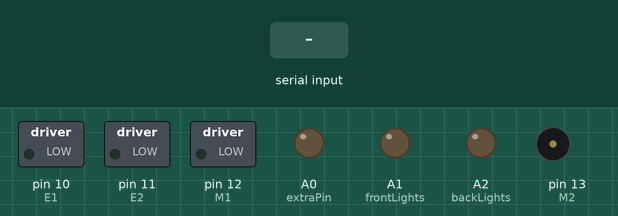
Recording of a sketch running on a simulated Arduino Uno, built with avr-gcc and run on an emulated ATmega328P. Shown: switched loads named in the sketch (green lamp = pin HIGH), output pins drawn as LEDs (lit = HIGH), buzzer (waves = sounding). Dashed ring = blinking. The inputs (shaded band) are chosen by the test bench.

Above: at 1.2 s.
1.3 s: "X" received over Serial
At 1.42 s:
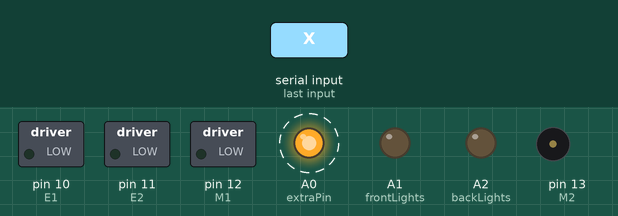
4.3 s: byte 66 ('B') received over Serial
At 4.43 s:
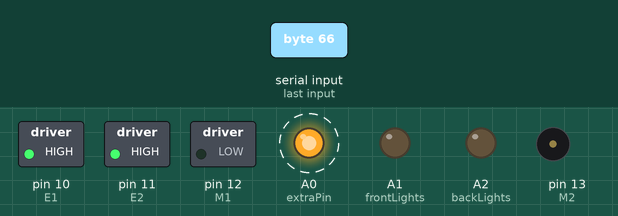
7.3 s: byte 82 ('R') received over Serial
At 7.45 s:
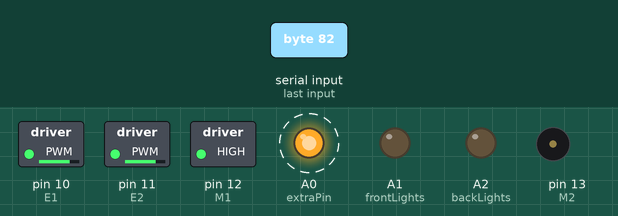
10.3 s: byte 83 ('S') received over Serial
At 10.46 s:
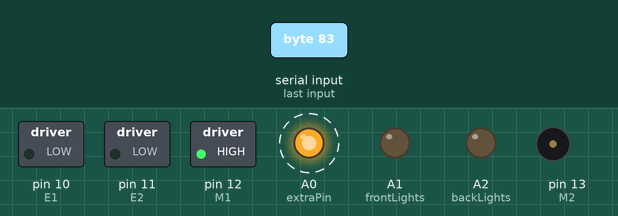
13.3 s: "V" received over Serial
At 13.47 s:
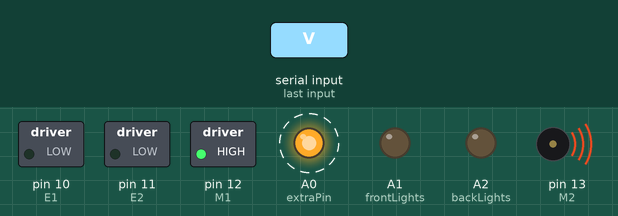
16.3 s: "W" received over Serial
At 16.48 s:
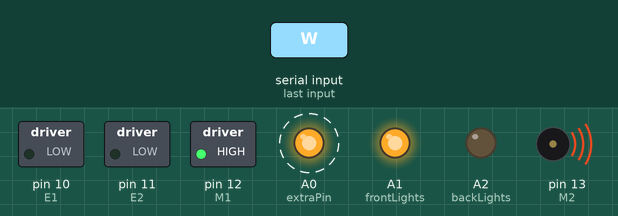
Timing chart, 0 to 20.3 s (numbered marks = the images above; inputs shaded):
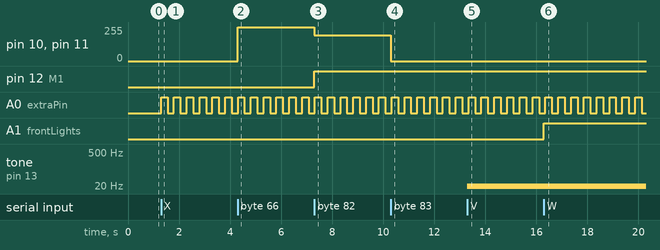

Measured:
- after the input at 1.3 s, A0 (extraPin): alternates HIGH for 0.25 s and LOW for 0.25 s, starting at once
- after the input at 4.3 s, pin 10 (E1), pin 11 (E2): 0/255 → 255/255 at once
- after the input at 7.3 s, pin 10 (E1), pin 11 (E2): 255/255 → 195/255 at once; pin 12 (M1): LOW → HIGH at once
- after the input at 10.3 s, pin 10 (E1), pin 11 (E2): 195/255 → 0/255 at once
- after the input at 13.3 s, tone on pin 13 (M2): silent → 10 Hz at once
- after the input at 16.3 s, A1 (frontLights): LOW → HIGH at once

The sketch:

L298P-shield.ino
```cpp
// Паламарчук Ярослав 14.12.18

void dw(int p, int v);

char junk;// змінна для збереження даних
int E1 = 10;
int M1 = 12;
int E2 =11;
int M2 = 13;

int speed;

#define frontLights A1 // Порт передніх світодіодів
#define backLights A2 // Порт задніх світодіодів

#define extraPin A0 // Порт світодіодів аварійки
int ledState = LOW;  // стан аварійки
long previousMillis = 0;
long previousMillisE = 0;

//int speed = 125; // початкова швидкість(макс. 225)
int extra = false; // чи включена аварійка
int checkspeed(); // функція шоб перевірити чи змінилась швидкість
#define interval  250  // інтервал для світодіодів аварійки

void setup(){
  Serial.begin(9600); // встановлення режиму послідовного порту
  pinMode(M1, OUTPUT);
  pinMode(M2, OUTPUT);

  // Фари на вихід
  pinMode(frontLights, OUTPUT);
  pinMode(extraPin, OUTPUT);
  pinMode(backLights, OUTPUT);

}


void loop() {
  while (1) {
  speed = 255;
  // якщо прийшла команда
  if (Serial.available()) {
    //зчитуємо дані
    junk = Serial.read();
    // Якщо код вкл пищалки то включаєм на частоті 1000, якщо викл то виключаєм
    if (junk == 'V') tone(13, 10);
     else if (junk == 'v') noTone(13);

    // Якщо код аварійки включаєм
    if(junk == 'X') extra = true;
     else if (junk == 'x') extra = false;

    // Код передніх пар
    if (junk == 'W') dw(frontLights, 1);
     else if (junk == 'w')  dw(frontLights, 0);


    // Код задніх пар
    if (junk == 'U') dw(backLights, 1);
     else if (junk == 'u') dw(backLights, 0);

    if (junk == 'F') { //КОМАНДА 'F'= вперед
      dw(M1, 1);
      dw(M2, 1);
      analogWrite(E1, speed);
      analogWrite(E2, speed);
    }else if (junk == 'L') { //'L'= вліво
      dw(M1, 0);
      dw(M2, 1);
      analogWrite(E1, 195);
      analogWrite(E2, 195);
    }else if (junk == 'S') { // 'S'= СТОП
      analogWrite(E1, 0);
      analogWrite(E2, 0);
    }else if (junk == 'B') { // 'B'= назад
      dw(M1, 0);
      dw(M2, 0);
      analogWrite(E1, speed);
      analogWrite(E2, speed);
    }else if (junk == 'R') { // 'R'= вправо
      dw(M1, 1);
      dw(M2, 0);
      analogWrite(E1, 195);
      analogWrite(E2, 195);
    }

  }
  //код для синхронної аварійки
  unsigned long currentMillis = millis();
  if(currentMillis - previousMillis > interval && extra == true) {
    previousMillis = currentMillis;
    ledState = ledState == 0 ? 1 : 0;
    dw(extraPin, ledState);

  }else if(extra == false) dw(extraPin, 0);

  }
}

void dw(int p, int v){
  digitalWrite(p, (v==1) ? HIGH : LOW);
}
```
